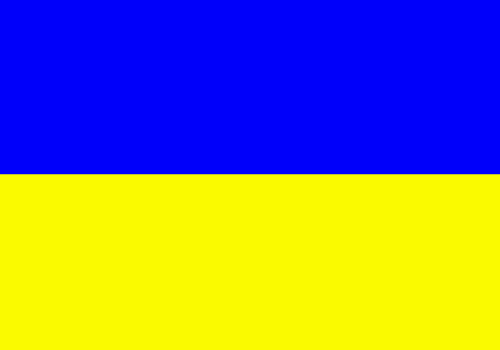
Frame 1 (no input)
Frame 60 (no input): identical to frame 1, image omitted
Frame 120 (the mouse pressed at the canvas centre since frame 60): identical to frame 1, image omitted

The p5.js sketch that drew this single still picture (run headless with seeded random() and noise() and a simulated clock; from frame 60 on, the mouse is pressed at the canvas centre):

// p5.js sketch
// ── sketch.js
//função criar a dimensão da tela
function setup() {
  createCanvas(500, 350);
}
//função desenhar tela de fundo
function draw() {
  background(0,0,250);
  
  //primeiro retangulo
  fill(250,250,0);
  stroke(250,250,0);
  rect(0,175,500,350);
  
  //segundo retangulo
  fill(250,250,0);
  stroke(250,250,0);
  rect(0,175,500,350);
}
